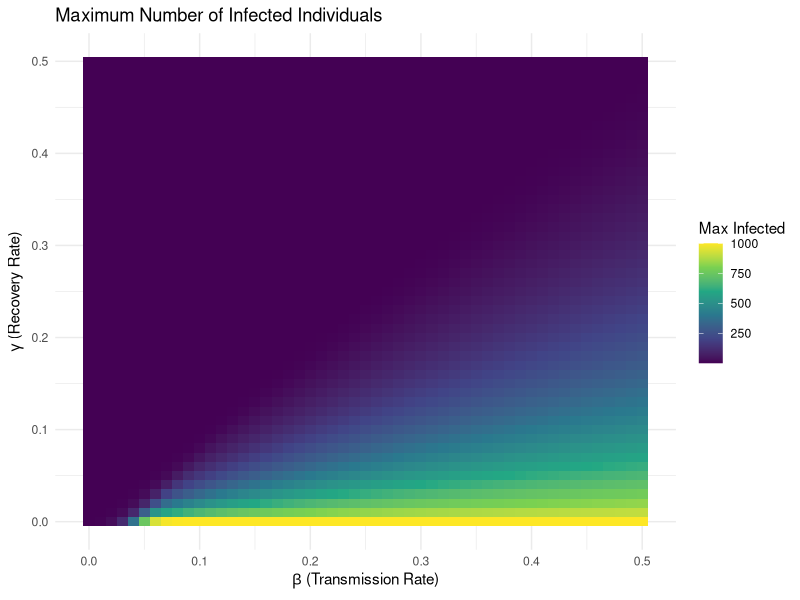

Write R code to recreate this figure.
## ---- chunk 1
# For Loops and SIR Parameter Sweep ###

# Question 1: Create a function that takes as its inputs, vectors for β (the transmission rate), and γ (the recovery rate). This function will output a dataframe that includes the max number of infected individuals for each parameter combination.

# load the required package 

library(deSolve)

# Provided SIR function (unchanged)
run_sir_model <- function(
  beta    = 0.1,
  gamma   = 0.1,
  N       = 1000,
  S0      = 999,
  I0      = 1,
  R0      = 0,
  t_start = 0,
  t_end   = 160,
  dt      = 1
) {

  init  <- c(S = S0, I = I0, R = R0)
  times <- seq(t_start, t_end, by = dt)

  sir_equations <- function(time, state, parameters) {
    with(as.list(c(state, parameters)), {
      dS <- -beta * S * I / N
      dI <-  beta * S * I / N - gamma * I
      dR <-  gamma * I
      list(c(dS, dI, dR))
    })
  }

  out <- ode(
    y     = init,
    times = times,
    func  = sir_equations,
    parms = c(beta = beta, gamma = gamma, N = N)
  )

  as.data.frame(out)
}

## Creating a function that takes the vectors of β and γ and runs the SIR model for every combination, stores the maximum number infected, and Returns a data frame

## Define parameter vectors 
beta_vec  <- seq(0, 0.5, by = 0.01)
gamma_vec <- seq(0, 0.5, by = 0.01)
print(beta_vec)
print(gamma_vec)

# Create the SIR model with empty values now that the variables have been defined as was shown above 
sir_parameter_sweep <- function(beta_vec, gamma_vec) {

  # Create an empty container for results
  results <- data.frame(
    beta = numeric(length(beta_vec) * length(gamma_vec)),
    gamma = numeric(length(beta_vec) * length(gamma_vec)),
    max_infected = numeric(length(beta_vec) * length(gamma_vec))
  )

# Next we need to counter for row indexing, which creates a variable that keeps track of which row of the results data frame we are currently filling.
## We need this because each combination of gamma and beta produces one result, Those results need to be stored one per row in the data frame.But nested loops don’t automatically count rows — so we do it manually.
  counter <- 1

  # Nested loops over parameter space
  for (b in beta_vec) {
    for (g in gamma_vec) {

      # Run SIR model
      sir_out <- run_sir_model(beta = b, gamma = g)

      # Extract maximum infected value
      max_I <- max(sir_out$I)

      # Store results
      results[counter, ] <- c(b, g, max_I)

      # Increment counter
      counter <- counter + 1
    }
  }

  return(results)
}

## Define the parameter vectors and run the sweep 
# Transmission rate values
beta_vec <- seq(0, 0.5, by = 0.01)

# Recovery rate values
gamma_vec <- seq(0, 0.5, by = 0.01)

# Run parameter sweep
sir_results <- sir_parameter_sweep(beta_vec, gamma_vec)

# Inspect output
head(sir_results)


## Question 2: Create a second function that takes the above outputted dataframe as its input and creates a heatmap of max(number of infected) with Transmission Rate,β and Recovery Rate,γ as your x and y axises.
## This function takes the output from Part 1 and produces a heatmap of maximum infected individuals across parameter space.

# First we need to load the plotting package 
# install.packages("ggplot2")
library(ggplot2)

## Create the function for the heatmap plot. This is in order to plot the max infected across the beta-gamma space 
plot_sir_heatmap <- function(sir_df) {

  ggplot(sir_df, aes(x = beta, y = gamma, fill = max_infected)) +
    geom_tile() +
    scale_fill_viridis_c() +
    theme_minimal() +
    labs(
      title = "Maximum Number of Infected Individuals",
      x = expression(beta~"(Transmission Rate)"),
      y = expression(gamma~"(Recovery Rate)"),
      fill = "Max Infected"
    )
}
## Create the actual heatmap 
plot_sir_heatmap(sir_results)

## Biological interpretation: The heatmap reveals clear structure in epidemic severity across parameter space. When R0=β/γ<1, infections fail to spread and the maximum number of infected individuals remains near zero. However, when 𝑅0>1 large outbreaks occur. Regions where β or γ equals zero produce biologically meaningful edge cases in which no epidemic develops.
